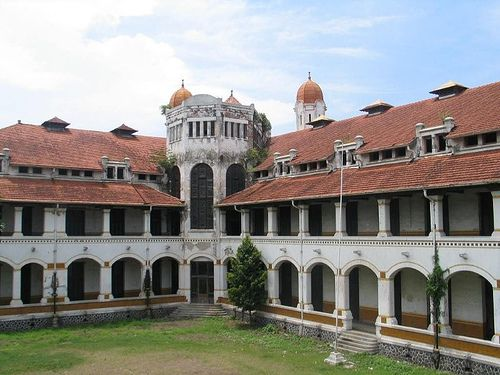
#> input picture pencilSketch/example_pic.jpg, 500 x 375 px
$ python pencilSketch.py
#> lines starting #> are read from the running program, lines starting #| are printed output that depends on the picture
import cv2

# thanks to AnbiDev for this tutorial

# preparing data read and make it grayscale picture
img = cv2.imread("example_pic.jpg", 1)
#> img is the input picture: shape (375, 500, 3); mean B, G, R 136.9, 141.2, 142.9
img_gray = cv2.cvtColor(img, cv2.COLOR_BGR2GRAY)
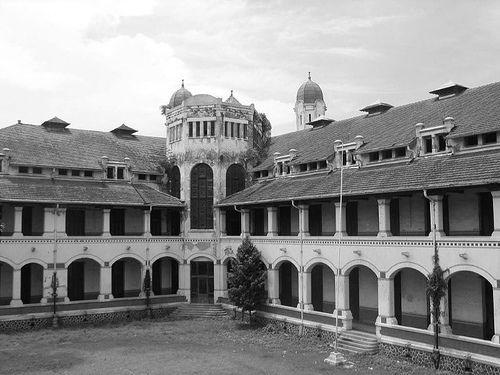
#> img_gray: shape (375, 500); min 0, max 255, mean 141.2
cv2.imwrite("example_pic_gray.png", img_gray)


# inverting image
img_invert = cv2.bitwise_not(img_gray)
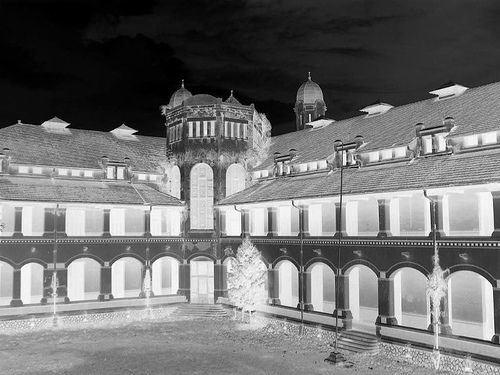
#> img_invert: shape (375, 500); min 0, max 255, mean 113.8
cv2.imwrite("example_pic_invert.png", img_invert)

# smoothing image
img_smoothing = cv2.GaussianBlur(img_invert, (21, 21), sigmaX=0, sigmaY=0)
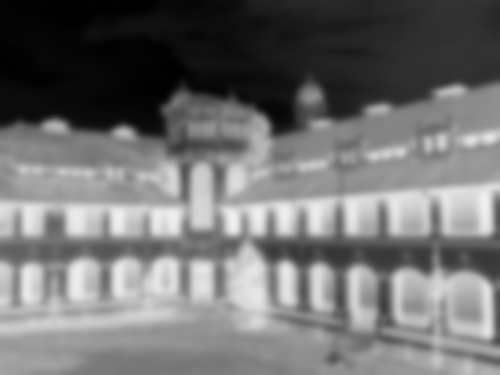
#> img_smoothing: shape (375, 500); min 0, max 240, mean 113.8
cv2.imwrite("example_pic_smoothing.png", img_smoothing)

# finalizing
img_final = cv2.divide(img_gray, 255 - img_smoothing, scale=256)
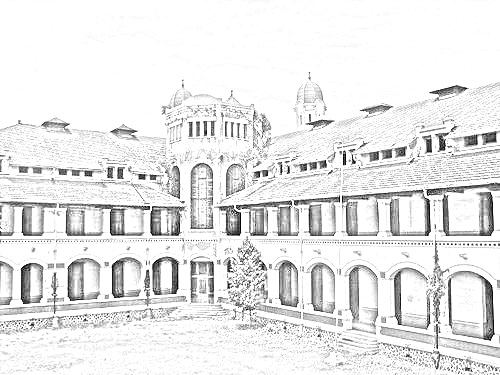
#> img_final: shape (375, 500); min 0, max 255, mean 232
cv2.imwrite("example_pic_final.png", img_final)
